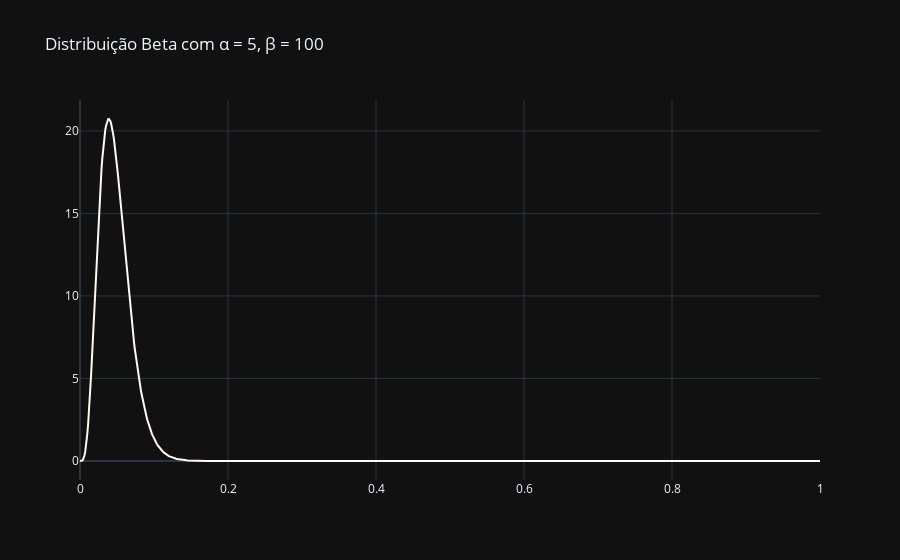

The notebook cell saved with this chart:
### Code cell
fig_line = go.Figure(layout_title_text='Distribuição Beta com α = 5, β = 100')

fig_line.add_trace(
    go.Scatter(x=sample, 
               y=dist,
               mode = 'lines',
               line = dict(shape = 'linear', color = 'floralwhite', dash = 'solid'),
               name='α = 5, β = 100'
               ))

fig_line.show()

### Figure 1 — Plotly figure (JSON) as saved in the notebook; plotly's stock layout.template omitted (floating-point values rounded to 4 significant figures; data arrays with more than 128 entries replaced by an {"elided": "..."} marker saying what was removed)
{"data": [{"line": {"color": "floralwhite", "dash": "solid", "shape": "linear"}, "mode": "lines", "name": "α = 5, β = 100", "type": "scatter", "x": {"elided": "1000 float values"}, "y": {"elided": "1000 float values"}}], "layout": {"title": {"text": "Distribuição Beta com α = 5, β = 100"}}}
